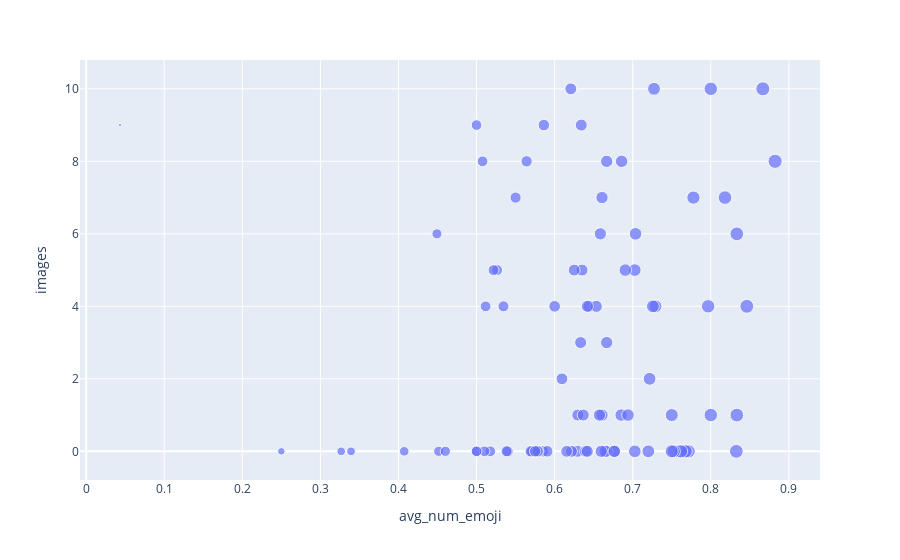

Source (notebook cell):
### Code cell
fig = px.scatter(emoji_corr_df, x="avg_num_emoji", y="images",
	         size="avg_num_emoji", size_max=10)
fig.show()
